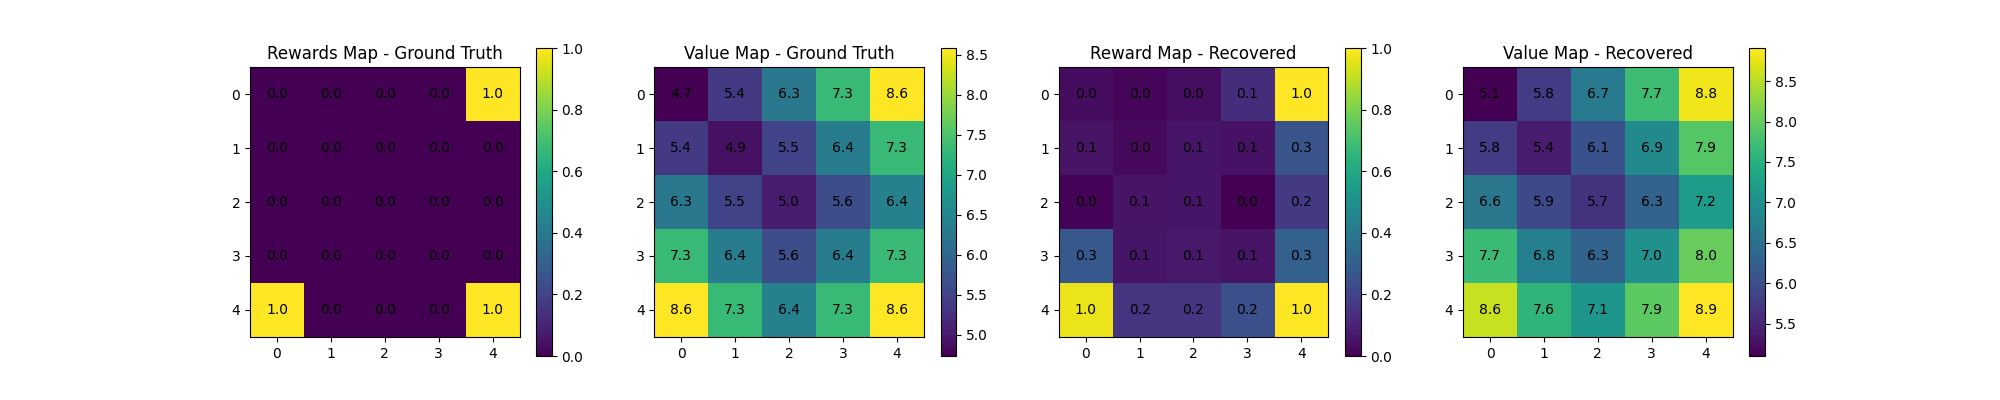

Here is the Python script that generated this plot:
import numpy as np
import matplotlib.pyplot as plt
import argparse
from collections import namedtuple


import img_utils
from mdp import gridworld
from mdp import value_iteration
from deep_maxent_irl import *
from maxent_irl import *
from utils import *
from lp_irl import *

Step = namedtuple('Step','cur_state action next_state reward done')


PARSER = argparse.ArgumentParser(description=None)
PARSER.add_argument('-hei', '--height', default=5, type=int, help='height of the gridworld')
PARSER.add_argument('-wid', '--width', default=5, type=int, help='width of the gridworld')
PARSER.add_argument('-g', '--gamma', default=0.9, type=float, help='discount factor')
PARSER.add_argument('-a', '--act_random', default=0.3, type=float, help='probability of acting randomly')
PARSER.add_argument('-t', '--n_trajs', default=200, type=int, help='number of expert trajectories')
PARSER.add_argument('-l', '--l_traj', default=20, type=int, help='length of expert trajectory')
PARSER.add_argument('--rand_start', dest='rand_start', action='store_true', help='when sampling trajectories, randomly pick start positions')
PARSER.add_argument('--no-rand_start', dest='rand_start',action='store_false', help='when sampling trajectories, fix start positions')
PARSER.set_defaults(rand_start=True)
PARSER.add_argument('-lr', '--learning_rate', default=0.02, type=float, help='learning rate')
PARSER.add_argument('-ni', '--n_iters', default=20, type=int, help='number of iterations')
ARGS = PARSER.parse_args()
print("ARGS:", ARGS)


GAMMA = ARGS.gamma
ACT_RAND = ARGS.act_random
R_MAX = 1 # the constant r_max does not affect much the recoverred reward distribution
H = ARGS.height
W = ARGS.width
N_TRAJS = ARGS.n_trajs
L_TRAJ = ARGS.l_traj
RAND_START = ARGS.rand_start
LEARNING_RATE = ARGS.learning_rate
N_ITERS = ARGS.n_iters


def generate_demonstrations(gw, policy, n_trajs=100, len_traj=20, rand_start=False, start_pos=[0,0]):
  """gatheres expert demonstrations

  inputs:
  gw          Gridworld - the environment
  policy      Nx1 matrix
  n_trajs     int - number of trajectories to generate
  rand_start  bool - randomly picking start position or not
  start_pos   2x1 list - set start position, default [0,0]
  returns:
  trajs       a list of trajectories - each element in the list is a list of Steps representing an episode
  """

  trajs = []
  for i in range(n_trajs):
    if rand_start:
      # override start_pos
      start_pos = [np.random.randint(0, gw.height), np.random.randint(0, gw.width)]

    episode = []
    gw.reset(start_pos)
    cur_state = start_pos
    cur_state, action, next_state, reward, is_done = gw.step(int(policy[gw.pos2idx(cur_state)]))
    episode.append(Step(cur_state=gw.pos2idx(cur_state), action=action, next_state=gw.pos2idx(next_state), reward=reward, done=is_done))
    # while not is_done:
    for _ in range(len_traj):
        cur_state, action, next_state, reward, is_done = gw.step(int(policy[gw.pos2idx(cur_state)]))
        episode.append(Step(cur_state=gw.pos2idx(cur_state), action=action, next_state=gw.pos2idx(next_state), reward=reward, done=is_done))
        if is_done:
            break
    trajs.append(episode)
  return trajs


def main():
  N_STATES = H * W
  N_ACTIONS = 5

  rmap_gt = np.zeros([H, W])
  rmap_gt[H-1, W-1] = R_MAX
  rmap_gt[0, W-1] = R_MAX
  rmap_gt[H-1, 0] = R_MAX

  gw = gridworld.GridWorld(rmap_gt, {}, 1 - ACT_RAND)

  rewards_gt = np.reshape(rmap_gt, H*W, order='F')
  P_a = gw.get_transition_mat()

  values_gt, policy_gt = value_iteration.value_iteration(P_a, rewards_gt, GAMMA, error=0.01, deterministic=True)
  
  # use identity matrix as feature
  feat_map = np.eye(N_STATES)

  trajs = generate_demonstrations(gw, policy_gt, n_trajs=N_TRAJS, len_traj=L_TRAJ, rand_start=RAND_START)
  
  print('Deep Max Ent IRL training ..')
  rewards = deep_maxent_irl(feat_map, P_a, GAMMA, trajs, LEARNING_RATE, N_ITERS)

  values, _ = value_iteration.value_iteration(P_a, rewards, GAMMA, error=0.01, deterministic=True)
  # plots
  plt.figure(figsize=(20,4))
  plt.subplot(1, 4, 1)
  img_utils.heatmap2d(np.reshape(rewards_gt, (H,W), order='F'), 'Rewards Map - Ground Truth', block=False)
  plt.subplot(1, 4, 2)
  img_utils.heatmap2d(np.reshape(values_gt, (H,W), order='F'), 'Value Map - Ground Truth', block=False)
  plt.subplot(1, 4, 3)
  img_utils.heatmap2d(np.reshape(rewards, (H,W), order='F'), 'Reward Map - Recovered', block=False)
  plt.subplot(1, 4, 4)
  img_utils.heatmap2d(np.reshape(values, (H,W), order='F'), 'Value Map - Recovered', block=False)
  plt.savefig("deep_maxent_irl_gridworld.png")




if __name__ == "__main__":
  main()
